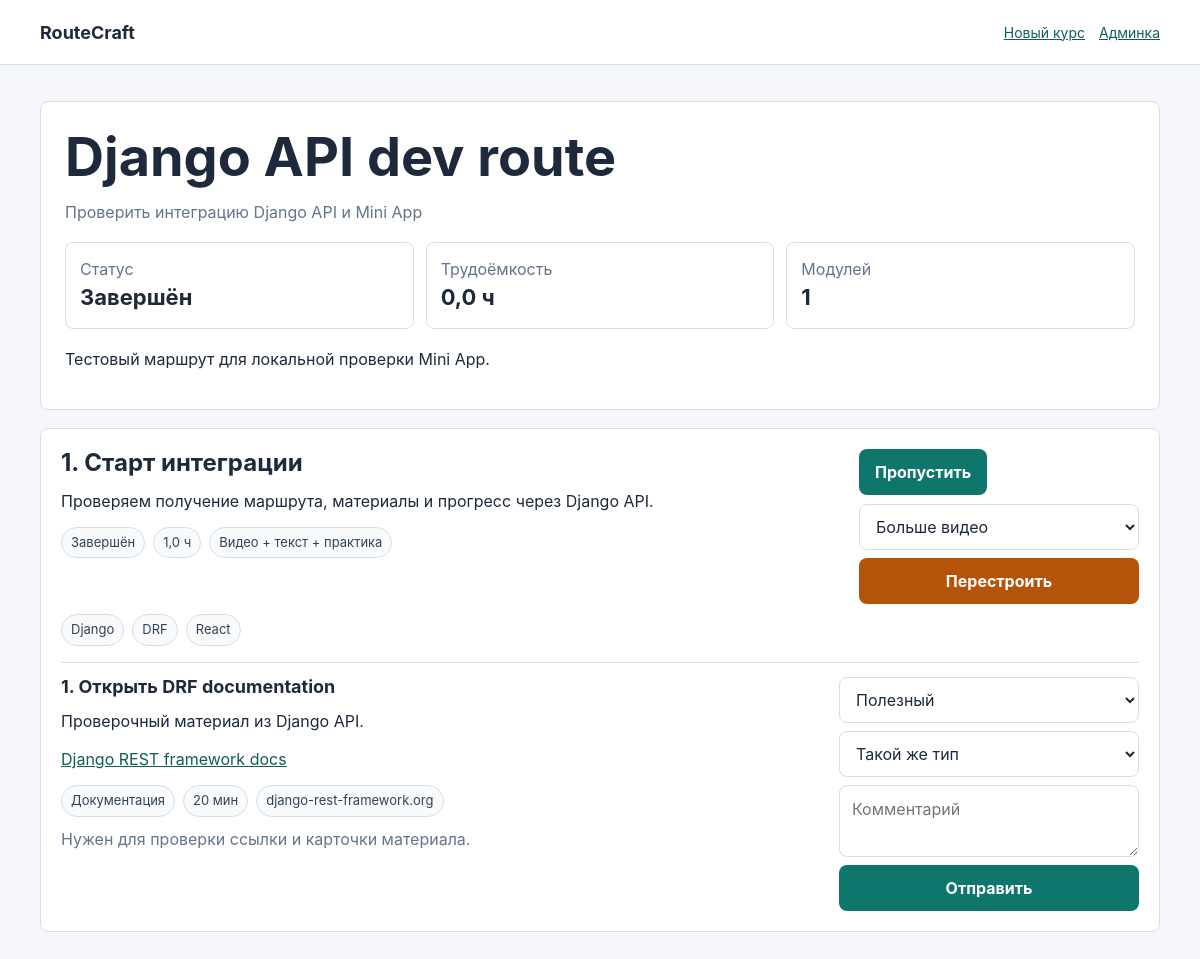
The page /courses/1/ on the database its author committed.
### learning/models.py (models this page shows, shortened)
class TimeStampedModel(models.Model):
    created_at = models.DateTimeField("создано", auto_now_add=True)
    updated_at = models.DateTimeField("обновлено", auto_now=True)
    class Meta:
        abstract = True

class Course(TimeStampedModel):
    class Status(models.TextChoices):
        DRAFT = "draft", "Черновик"
        BUILDING = "building", "Строится"
        READY = "ready", "Готов"
        IN_PROGRESS = "in_progress", "В процессе"
        COMPLETED = "completed", "Завершён"
        ARCHIVED = "archived", "Архив"
    learner = models.ForeignKey(
        LearnerProfile,
        verbose_name="ученик",
        on_delete=models.SET_NULL,
        related_name="courses",
        null=True,
        blank=True,
    )
    title = models.CharField("название", max_length=240)
    goal = models.TextField("цель пользователя")
    initial_level = models.CharField("исходный уровень", max_length=160, blank=True)
    target_level = models.CharField("целевой уровень", max_length=160, blank=True)
    status = models.CharField("статус", max_length=24, choices=Status.choices, default=Status.DRAFT)
    total_effort_hours = models.DecimalField("общая трудоёмкость, ч", max_digits=6, decimal_places=1, default=0)
    profile_snapshot = models.JSONField("снимок профиля", default=empty_dict, blank=True)
    recommendation_summary = models.TextField("объяснение рекомендаций", blank=True)
    pipeline_notes = models.TextField("заметки pipeline", blank=True)
    class Meta:
        verbose_name = "курс"
        verbose_name_plural = "курсы"
        ordering = ["-created_at"]

class CourseModule(TimeStampedModel):
    class Status(models.TextChoices):
        PLANNED = "planned", "Запланирован"
        ACTIVE = "active", "Активен"
        SKIPPED = "skipped", "Пропущен"
        COMPLETED = "completed", "Завершён"
        NEEDS_ADJUSTMENT = "needs_adjustment", "Нужна корректировка"
    course = models.ForeignKey(Course, verbose_name="курс", on_delete=models.CASCADE, related_name="modules")
    title = models.CharField("название", max_length=240)
    order = models.PositiveIntegerField("порядок", default=1)
    description = models.TextField("описание")
    learning_outcomes = models.JSONField("результаты обучения", default=empty_list, blank=True)
    competencies = models.JSONField("приобретаемые компетенции", default=empty_list, blank=True)
    use_cases = models.TextField("где применяются навыки", blank=True)
    market_relevance = models.TextField("актуальность для вакансий/ролей", blank=True)
    total_effort_hours = models.DecimalField("трудоёмкость, ч", max_digits=6, decimal_places=1, default=0)
    status = models.CharField("статус", max_length=24, choices=Status.choices, default=Status.PLANNED)
    content_balance = models.CharField("баланс контента", max_length=120, default="Видео + текст + практика")
    adjustment_request = models.TextField("запрос на корректировку", blank=True)
    class Meta:
        verbose_name = "модуль курса"
        verbose_name_plural = "модули курса"
        ordering = ["course", "order"]
        constraints = [models.UniqueConstraint(fields=["course", "order"], name="unique_module_order_per_course")]

class ModuleElement(TimeStampedModel):
    class ElementType(models.TextChoices):
        THEORY = "theory", "Теория"
        THEORY_PRACTICE = "theory_practice", "Теория + практика"
        EVENT = "event", "Мероприятие"
        CHECKPOINT = "checkpoint", "Проверка результата"
    module = models.ForeignKey(CourseModule, verbose_name="модуль", on_delete=models.CASCADE, related_name="elements")
    material = models.ForeignKey(
        LearningMaterial,
        verbose_name="материал",
        on_delete=models.SET_NULL,
        related_name="module_elements",
        null=True,
        blank=True,
    )
    order = models.PositiveIntegerField("порядок", default=1)
    element_type = models.CharField("тип элемента", max_length=24, choices=ElementType.choices)
    title = models.CharField("название элемента", max_length=240)
    short_description = models.TextField("краткое описание", blank=True)
    acquired_competencies = models.JSONField("приобретаемые компетенции", default=empty_list, blank=True)
    estimated_minutes = models.PositiveIntegerField("оценка времени, мин", default=0)
    recommendation_reason = models.TextField("почему рекомендовано", blank=True)
    is_required = models.BooleanField("обязательно", default=True)
    calendar_reminder_at = models.DateTimeField("напоминание в календаре", null=True, blank=True)
    class Meta:
        verbose_name = "элемент модуля"
        verbose_name_plural = "элементы модулей"
        ordering = ["module", "order"]
        constraints = [models.UniqueConstraint(fields=["module", "order"], name="unique_element_order_per_module")]

class LearningMaterial(TimeStampedModel):
    class Format(models.TextChoices):
        VIDEO = "video", "Видео"
        ARTICLE = "article", "Статья"
        DOCUMENTATION = "documentation", "Документация"
        ONLINE_COURSE = "online_course", "Онлайн-курс"
        INTERACTIVE = "interactive", "Интерактив"
        BOOK = "book", "Учебник/книга"
        EVENT = "event", "Мероприятие"
        REPOSITORY = "repository", "Репозиторий"
        OTHER = "other", "Другое"
    class Access(models.TextChoices):
        FREE = "free", "Бесплатно"
        OPEN = "open", "Открытый доступ"
        FREEMIUM = "freemium", "Частично бесплатно"
        UNKNOWN = "unknown", "Не проверено"
    title = models.CharField("название", max_length=300)
    url = models.URLField("URL", max_length=1000, unique=True)
    format = models.CharField("формат", max_length=32, choices=Format.choices)
    source = models.CharField("источник", max_length=160, blank=True)
    language = models.CharField("язык", max_length=32, default="ru")
    access = models.CharField("доступ", max_length=16, choices=Access.choices, default=Access.FREE)
    summary = models.TextField("краткое описание", blank=True)
    competencies = models.JSONField("компетенции", default=empty_list, blank=True)
    estimated_minutes = models.PositiveIntegerField("оценка времени, мин", default=0)
    quality_score = models.PositiveSmallIntegerField("оценка качества 0-100", default=0)
    is_active = models.BooleanField("использовать", default=True)
    metadata = models.JSONField("метаданные", default=empty_dict, blank=True)
    class Meta:
        verbose_name = "материал"
        verbose_name_plural = "материалы"
        ordering = ["title"]

### learning/views.py (the view)
# urls.py: path("courses/<int:pk>/", views.course_detail, name="course_detail"),
def course_detail(request, pk):
    course = get_object_or_404(
        Course.objects.prefetch_related(
            Prefetch(
                "modules",
                queryset=CourseModule.objects.prefetch_related(
                    Prefetch("elements", queryset=ModuleElement.objects.select_related("material").order_by("order"))
                ).order_by("order"),
            )
        ),
        pk=pk,
    )
    return render(
        request,
        "learning/course_detail.html",
        {
            "course": course,
            "feedback_form": FeedbackForm(),
            "balance_form": BalanceForm(),
        },
    )

### learning/forms.py
class FeedbackForm(forms.Form):
    rating = forms.ChoiceField(label="Оценка", choices=MaterialFeedback.Rating.choices)
    replacement_kind = forms.ChoiceField(
        label="Заменить на",
        choices=(("", "Такой же тип"),) + tuple(WebSearchProfile.MaterialKind.choices),
        required=False,
    )
    comment = forms.CharField(label="Комментарий", widget=forms.Textarea(attrs={"rows": 3}), required=False)

class BalanceForm(forms.Form):
    balance = forms.ChoiceField(
        label="Скорректировать модуль",
        choices=(
            ("video", "Больше видео"),
            ("text", "Больше статей и интерактива"),
        ),
    )

### templates/learning/course_detail.html (shortened to what this page needs)
{% extends "learning/base.html" %}
{% block content %}
<section class="panel">
    <h1>{{ course.title }}</h1>
    <p class="muted">{{ course.goal }}</p>
    <div class="stats">
        <div class="stat"><span class="muted">Статус</span><strong>{{ course.get_status_display }}</strong></div>
        <div class="stat"><span class="muted">Трудоёмкость</span><strong>{{ course.total_effort_hours }} ч</strong></div>
        <div class="stat"><span class="muted">Модулей</span><strong>{{ course.modules.all|length }}</strong></div>
    </div>
    {% if course.recommendation_summary %}
        <p>{{ course.recommendation_summary }}</p>
    {% endif %}
</section>
<section class="module-list" style="margin-top: 18px;">
    {% for module in course.modules.all %}
        <article class="module">
            <div class="module-head">
                <div>
                    <h2>{{ module.order }}. {{ module.title }}</h2>
                    <p>{{ module.description }}</p>
                    <div class="tags">
                        <span class="tag">{{ module.get_status_display }}</span>
                        <span class="tag">{{ module.total_effort_hours }} ч</span>
                        <span class="tag">{{ module.content_balance }}</span>
                    </div>
                </div>
                <div class="element-actions">
                    <form method="post" action="{% url 'learning:module_skip' module.pk %}">
                        <button class="secondary" type="submit">Пропустить</button>
                    </form>
                    <form class="mini-form" method="post" action="{% url 'learning:module_balance' module.pk %}">
                        {{ balance_form.balance }}
                        <button class="warning" type="submit">Перестроить</button>
                    </form>
                </div>
            </div>
            {% if module.competencies %}
                <div class="tags">
                    {% for competency in module.competencies %}
                        <span class="tag">{{ competency }}</span>
                    {% endfor %}
                </div>
            {% endif %}
            <div class="elements">
                {% for element in module.elements.all %}
                    <div class="element">
                        <div>
                            <h3>{{ element.order }}. {{ element.title }}</h3>
                            <p>{{ element.short_description }}</p>
                            {% if element.material %}
                                <p><a href="{{ element.material.url }}" target="_blank" rel="noopener">{{ element.material.title }}</a></p>
                                <div class="tags">
                                    <span class="tag">{{ element.material.get_format_display }}</span>
                                    <span class="tag">{{ element.estimated_minutes }} мин</span>
                                    {% if element.material.source %}<span class="tag">{{ element.material.source }}</span>{% endif %}
                                </div>
                            {% endif %}
                            {% if element.recommendation_reason %}
                                <p class="muted">{{ element.recommendation_reason }}</p>
                            {% endif %}
                        </div>
                        <form class="mini-form" method="post" action="{% url 'learning:element_feedback' element.pk %}">
                            <select name="rating" required>
                                {% for value, label in feedback_form.fields.rating.choices %}
                                    <option value="{{ value }}">{{ label }}</option>
                                {% endfor %}
                            </select>
                            <select name="replacement_kind">
                                {% for value, label in feedback_form.fields.replacement_kind.choices %}
                                    <option value="{{ value }}">{{ label }}</option>
                                {% endfor %}
                            </select>
                            <textarea name="comment" rows="2" placeholder="Комментарий"></textarea>
                            <button type="submit">Отправить</button>
                        </form>
                    </div>
                {% empty %}
                    <div class="empty">Для модуля пока нет структурированных материалов. Проверьте запуски pipeline в админке.</div>
                {% endfor %}
            </div>
        </article>
    {% empty %}
        <div class="empty">Курс создан, но LLM не вернула модули.</div>
    {% endfor %}
</section>
{% endblock %}

### templates/learning/base.html (shortened to what this page needs)
<!doctype html>
<html lang="ru">
<head>
</head>
<body>
    <header class="topbar">
        <div class="shell topbar-inner">
            <a class="brand" href="{% url 'learning:index' %}">RouteCraft</a>
            <nav class="nav">
                <a href="{% url 'learning:index' %}">Новый курс</a>
                <a href="/admin/">Админка</a>
            </nav>
        </div>
    </header>
    <main class="shell">
        {% block content %}{% endblock %}
    </main>
</body>
</html>

### templates/learning/base.html (style rules this page uses)
:root { color-scheme: light; --ink: #1e293b; --muted: #64748b; --line: #d7dee8; --surface: #ffffff; --band: #f5f7fb; --brand: #0f766e; --brand-dark: #115e59; --accent: #b45309; --danger: #b91c1c; }
* { box-sizing: border-box; }
body { margin: 0; font-family: Inter, ui-sans-serif, system-ui, -apple-system, BlinkMacSystemFont, "Segoe UI", sans-serif; background: var(--band); color: var(--ink); line-height: 1.5; }
a { color: var(--brand-dark); }
.shell { width: min(1120px, calc(100% - 32px)); margin: 0 auto; }
.topbar { background: var(--surface); border-bottom: 1px solid var(--line); }
.topbar-inner { height: 64px; display: flex; align-items: center; justify-content: space-between; gap: 16px; }
.brand { font-size: 18px; font-weight: 750; text-decoration: none; color: var(--ink); }
.nav { display: flex; gap: 14px; align-items: center; font-size: 14px; }
main { padding: 36px 0 56px; }
.panel { background: var(--surface); border: 1px solid var(--line); border-radius: 8px; padding: 24px; }
h1, h2, h3 { margin: 0 0 12px; line-height: 1.15; letter-spacing: 0; }
h1 { font-size: clamp(30px, 5vw, 54px); max-width: 760px; }
h2 { font-size: 24px; }
h3 { font-size: 18px; }
p { margin: 0 0 14px; }
.muted { color: var(--muted); }
textarea, input, select { width: 100%; border: 1px solid var(--line); border-radius: 8px; padding: 11px 12px; font: inherit; color: var(--ink); background: #fff; }
button, .button { border: 0; border-radius: 8px; background: var(--brand); color: #fff; padding: 11px 16px; font: inherit; font-weight: 700; cursor: pointer; text-decoration: none; display: inline-flex; align-items: center; justify-content: center; min-height: 42px; }
.button.warning, button.warning { background: var(--accent); }
.stats { display: grid; grid-template-columns: repeat(3, minmax(0, 1fr)); gap: 12px; margin: 18px 0; }
.stat { border: 1px solid var(--line); border-radius: 8px; padding: 14px; background: #fff; }
.stat strong { display: block; font-size: 22px; }
.module-list { display: grid; gap: 18px; }
.module { background: var(--surface); border: 1px solid var(--line); border-radius: 8px; padding: 20px; }
.module-head { display: grid; grid-template-columns: minmax(0, 1fr) auto; gap: 16px; align-items: start; }
.tags { display: flex; flex-wrap: wrap; gap: 8px; margin: 10px 0; }
.tag { border: 1px solid var(--line); border-radius: 999px; padding: 5px 9px; font-size: 13px; color: #334155; background: #f8fafc; }
.elements { display: grid; gap: 12px; margin-top: 16px; }
.element { border-top: 1px solid var(--line); padding-top: 14px; display: grid; grid-template-columns: minmax(0, 1fr) minmax(230px, 300px); gap: 18px; }
.element-actions { display: grid; gap: 9px; align-content: start; }
.mini-form { display: grid; gap: 8px; }
.mini-form button { width: 100%; }

### rows shown on the page
Course: title "Django API dev route", goal "Проверить интеграцию Django API и Mini App", status "Завершён", total_effort_hours "0,0", modules.all|length "1", recommendation_summary "Тестовый маршрут для локальной проверки Mini App."
CourseModule: order "1", title "Старт интеграции", description "Проверяем получение маршрута, материалы и прогресс через Django API.", status "Завершён", total_effort_hours "1,0", content_balance "Видео + текст + практика", competencies "Django" "DRF" "React"
ModuleElement: order "1", title "Открыть DRF documentation", short_description "Проверочный материал из Django API.", material "Django REST framework docs", material.format "Документация", estimated_minutes "20", material.source "django-rest-framework.org", recommendation_reason "Нужен для проверки ссылки и карточки материала."

### other values the page prints
form field rating "Полезный"
form field replacement_kind "Такой же тип"
